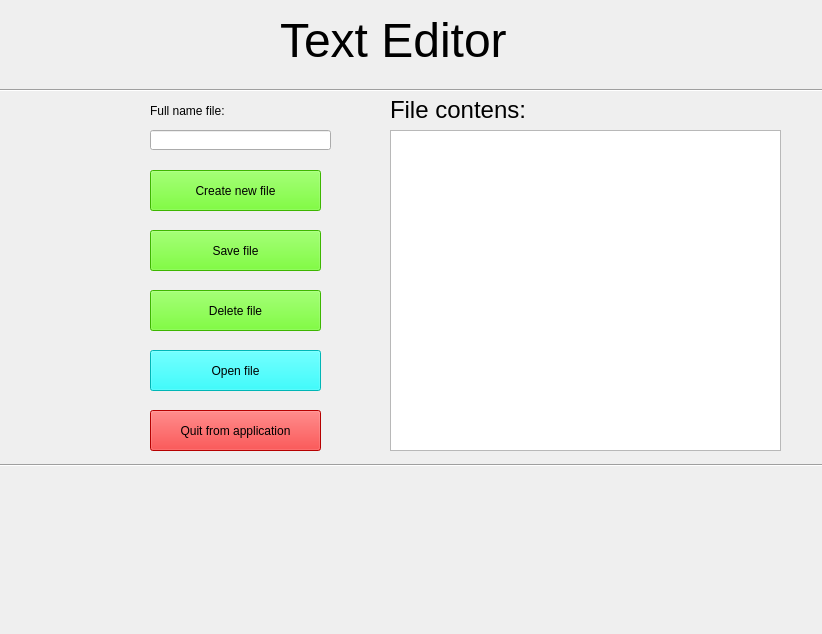
<?xml version="1.0" encoding="UTF-8"?>
<ui version="4.0">
 <class>Form</class>
 <widget class="QWidget" name="Form">
  <property name="geometry">
   <rect>
    <x>0</x>
    <y>0</y>
    <width>822</width>
    <height>634</height>
   </rect>
  </property>
  <property name="windowTitle">
   <string>Form</string>
  </property>
  <widget class="QLabel" name="label">
   <property name="geometry">
    <rect>
     <x>280</x>
     <y>10</y>
     <width>241</width>
     <height>61</height>
    </rect>
   </property>
   <property name="text">
    <string>&lt;html&gt;&lt;head/&gt;&lt;body&gt;&lt;p&gt;&lt;span style=&quot; font-size:36pt;&quot;&gt;Text Editor&lt;/span&gt;&lt;/p&gt;&lt;/body&gt;&lt;/html&gt;</string>
   </property>
  </widget>
  <widget class="Line" name="line">
   <property name="geometry">
    <rect>
     <x>-130</x>
     <y>80</y>
     <width>1071</width>
     <height>20</height>
    </rect>
   </property>
   <property name="orientation">
    <enum>Qt::Horizontal</enum>
   </property>
  </widget>
  <widget class="QLineEdit" name="filename_edit">
   <property name="geometry">
    <rect>
     <x>150</x>
     <y>130</y>
     <width>181</width>
     <height>20</height>
    </rect>
   </property>
  </widget>
  <widget class="QLabel" name="label_2">
   <property name="geometry">
    <rect>
     <x>150</x>
     <y>90</y>
     <width>131</width>
     <height>41</height>
    </rect>
   </property>
   <property name="text">
    <string>&lt;html&gt;&lt;head/&gt;&lt;body&gt;&lt;p&gt;&lt;span style=&quot; font-size:14pt;&quot;&gt;Full name file:&lt;/span&gt;&lt;/p&gt;&lt;/body&gt;&lt;/html&gt;</string>
   </property>
  </widget>
  <widget class="QPushButton" name="create_button">
   <property name="geometry">
    <rect>
     <x>150</x>
     <y>170</y>
     <width>171</width>
     <height>41</height>
    </rect>
   </property>
   <property name="styleSheet">
    <string notr="true">background-color: rgb(85, 255, 0);</string>
   </property>
   <property name="text">
    <string>Create new file</string>
   </property>
  </widget>
  <widget class="QPushButton" name="save_button">
   <property name="geometry">
    <rect>
     <x>150</x>
     <y>230</y>
     <width>171</width>
     <height>41</height>
    </rect>
   </property>
   <property name="styleSheet">
    <string notr="true">background-color: rgb(85, 255, 0);</string>
   </property>
   <property name="text">
    <string>Save file</string>
   </property>
  </widget>
  <widget class="QPushButton" name="open_button">
   <property name="geometry">
    <rect>
     <x>150</x>
     <y>350</y>
     <width>171</width>
     <height>41</height>
    </rect>
   </property>
   <property name="styleSheet">
    <string notr="true">background-color: rgb(85, 255, 0);
background-color: rgb(0, 255, 255);</string>
   </property>
   <property name="text">
    <string>Open file</string>
   </property>
  </widget>
  <widget class="QPushButton" name="delete_button">
   <property name="geometry">
    <rect>
     <x>150</x>
     <y>290</y>
     <width>171</width>
     <height>41</height>
    </rect>
   </property>
   <property name="styleSheet">
    <string notr="true">background-color: rgb(85, 255, 0);</string>
   </property>
   <property name="text">
    <string>Delete file</string>
   </property>
  </widget>
  <widget class="QLabel" name="label_3">
   <property name="geometry">
    <rect>
     <x>390</x>
     <y>90</y>
     <width>141</width>
     <height>41</height>
    </rect>
   </property>
   <property name="text">
    <string>&lt;html&gt;&lt;head/&gt;&lt;body&gt;&lt;p&gt;&lt;span style=&quot; font-size:18pt;&quot;&gt;File contens:&lt;/span&gt;&lt;/p&gt;&lt;/body&gt;&lt;/html&gt;</string>
   </property>
  </widget>
  <widget class="Line" name="line_2">
   <property name="geometry">
    <rect>
     <x>-120</x>
     <y>420</y>
     <width>1101</width>
     <height>91</height>
    </rect>
   </property>
   <property name="orientation">
    <enum>Qt::Horizontal</enum>
   </property>
  </widget>
  <widget class="QPushButton" name="quit_button">
   <property name="geometry">
    <rect>
     <x>150</x>
     <y>410</y>
     <width>171</width>
     <height>41</height>
    </rect>
   </property>
   <property name="styleSheet">
    <string notr="true">background-color: rgb(255, 0, 0);</string>
   </property>
   <property name="text">
    <string>Quit from application</string>
   </property>
  </widget>
  <widget class="QTextEdit" name="textEdit">
   <property name="geometry">
    <rect>
     <x>390</x>
     <y>130</y>
     <width>391</width>
     <height>321</height>
    </rect>
   </property>
  </widget>
 </widget>
 <resources/>
 <connections/>
</ui>
